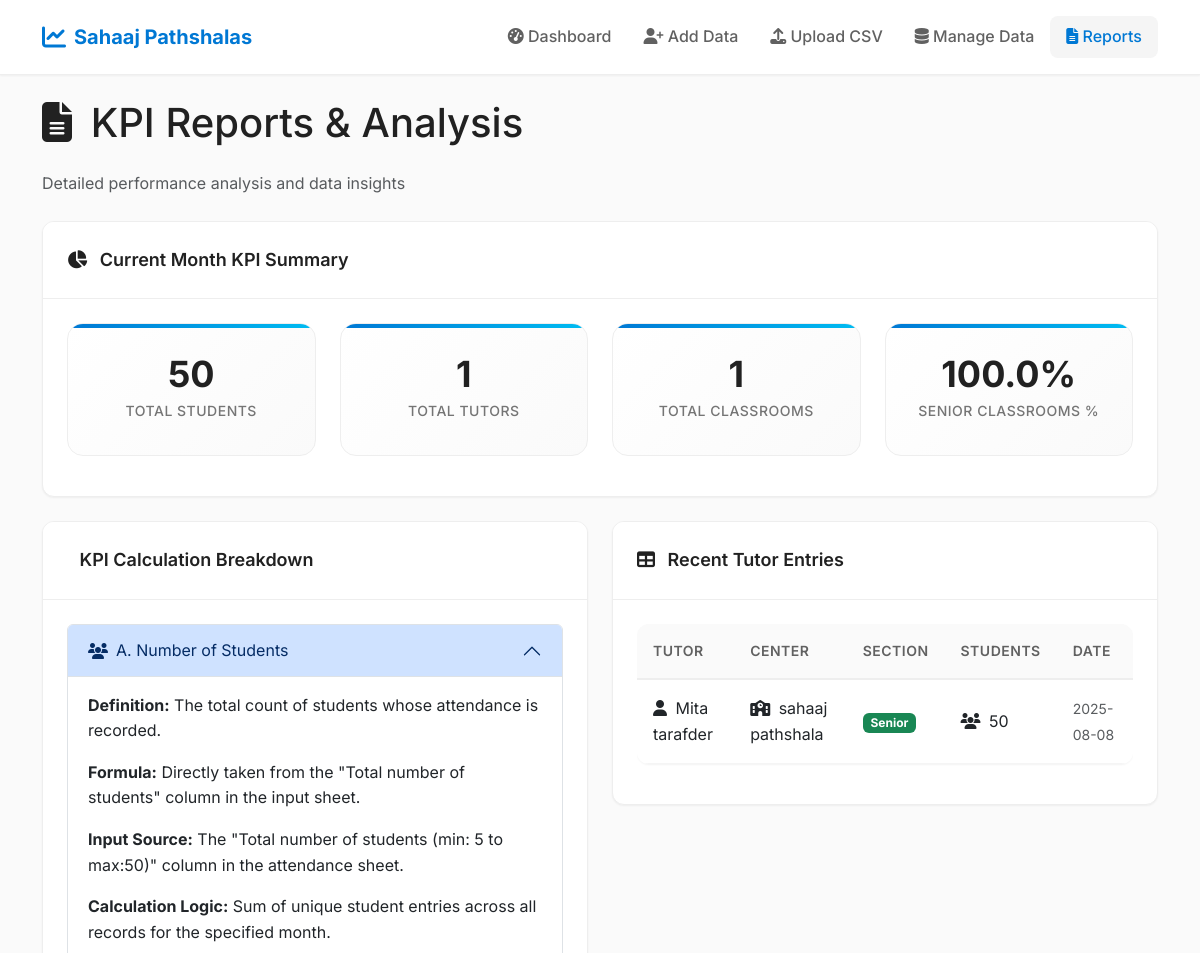
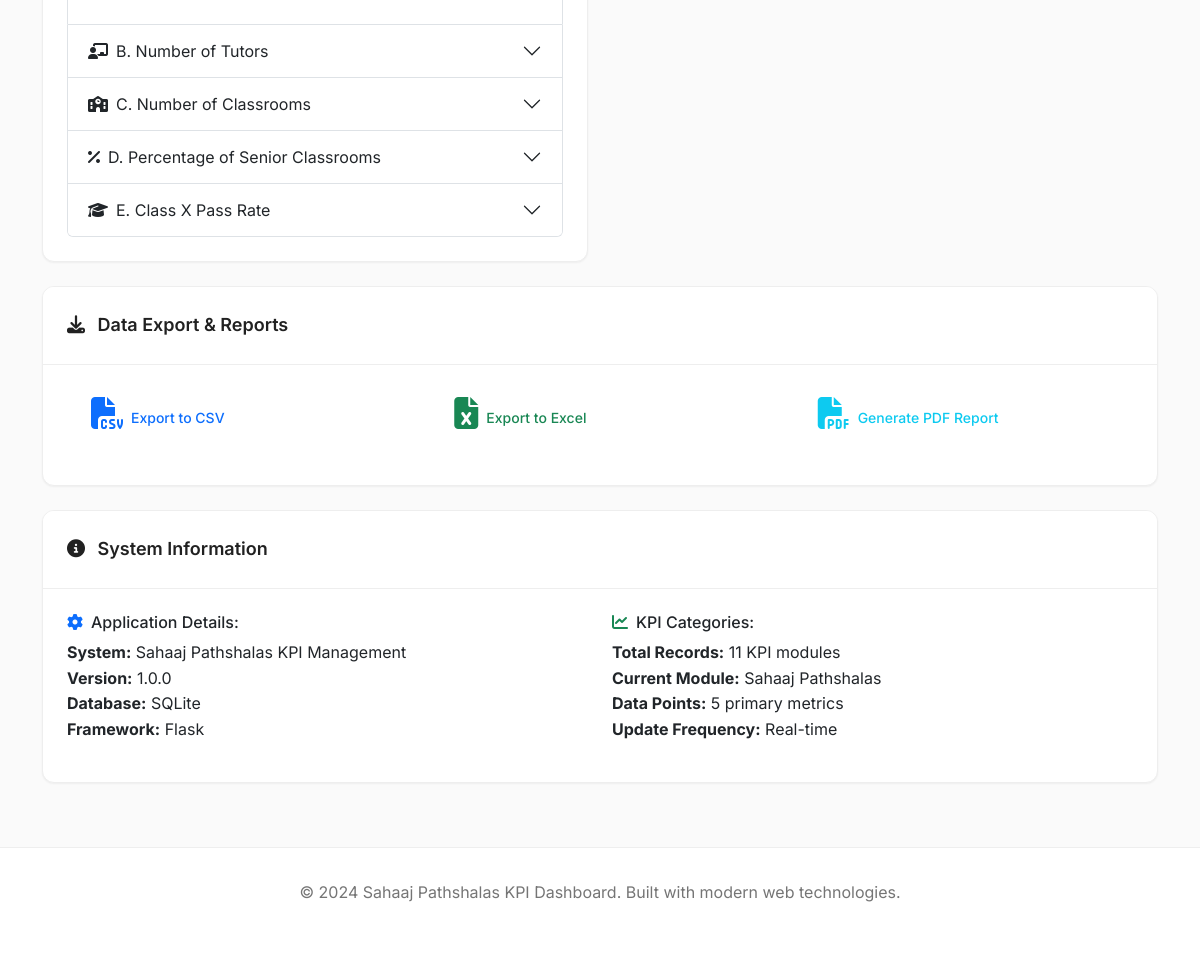
Page /reports on the committed database (2 pictures, top to bottom).
### app.py (models this page shows, shortened)
class Tutor(db.Model):
    id = db.Column(db.Integer, primary_key=True)
    name = db.Column(db.String(100), nullable=False)
    center_name = db.Column(db.String(100), nullable=False)
    section = db.Column(db.String(20), nullable=False)  # Junior, Senior, Both
    total_students = db.Column(db.Integer, nullable=False)
    attendance_date = db.Column(db.Date, nullable=False)
    created_at = db.Column(db.DateTime, default=datetime.utcnow)

### app.py (the view)
@app.route('/reports')
def reports():
    current_date = datetime.now()
    current_kpis = calculate_kpis(current_date.month, current_date.year)
    recent_tutors = Tutor.query.order_by(Tutor.created_at.desc()).limit(10).all()
    return render_template('reports.html', current_kpis=current_kpis, recent_tutors=recent_tutors)

### templates/reports.html (shortened to what this page needs)
{% extends "base.html" %}
{% block content %}
<div class="row">
    <div class="col-12">
        <h1 class="mb-4">
            <i class="fas fa-file-alt me-2"></i>
            KPI Reports & Analysis
        </h1>
        <p class="text-muted mb-4">Detailed performance analysis and data insights</p>
    </div>
</div>
<div class="row mb-4">
    <div class="col-12">
        <div class="card">
            <div class="card-header">
                <i class="fas fa-chart-pie me-2"></i>
                Current Month KPI Summary
            </div>
            <div class="card-body">
                {% if current_kpis %}
                <div class="row">
                    <div class="col-md-3 text-center mb-3">
                        <div class="kpi-card">
                            <div class="kpi-value">{{ current_kpis.total_students }}</div>
                            <div class="kpi-label">Total Students</div>
                        </div>
                    </div>
                    <div class="col-md-3 text-center mb-3">
                        <div class="kpi-card">
                            <div class="kpi-value">{{ current_kpis.total_tutors }}</div>
                            <div class="kpi-label">Total Tutors</div>
                        </div>
                    </div>
                    <div class="col-md-3 text-center mb-3">
                        <div class="kpi-card">
                            <div class="kpi-value">{{ current_kpis.total_classrooms }}</div>
                            <div class="kpi-label">Total Classrooms</div>
                        </div>
                    </div>
                    <div class="col-md-3 text-center mb-3">
                        <div class="kpi-card">
                            <div class="kpi-value">{{ current_kpis.senior_classroom_percentage }}%</div>
                            <div class="kpi-label">Senior Classrooms %</div>
                        </div>
                    </div>
                </div>
                {% else %}
                <div class="text-center text-muted">
                    <i class="fas fa-chart-line fa-3x mb-3"></i>
                    <h5>No data available for current month</h5>
                    <p>Start by adding tutor data or uploading CSV files</p>
                </div>
                {% endif %}
            </div>
        </div>
    </div>
</div>
<div class="row">
    <div class="col-lg-6 mb-4">
        <div class="card">
            <div class="card-header">
                KPI Calculation Breakdown
            </div>
            <div class="card-body">
                <div class="accordion" id="kpiAccordion">
                    <div class="accordion-item">
                        <h2 class="accordion-header">
                            <button class="accordion-button" type="button" data-bs-toggle="collapse" data-bs-target="#kpi1">
                                <i class="fas fa-users me-2"></i>
                                A. Number of Students
                            </button>
                        </h2>
                        <div id="kpi1" class="accordion-collapse collapse show" data-bs-parent="#kpiAccordion">
                            <div class="accordion-body">
                                <p><strong>Definition:</strong> The total count of students whose attendance is recorded.</p>
                                <p><strong>Formula:</strong> Directly taken from the "Total number of students" column in the input sheet.</p>
                                <p><strong>Input Source:</strong> The "Total number of students (min: 5 to max:50)" column in the attendance sheet.</p>
                                <p><strong>Calculation Logic:</strong> Sum of unique student entries across all records for the specified month.</p>
                            </div>
                        </div>
                    </div>
                    <div class="accordion-item">
                        <h2 class="accordion-header">
                            <button class="accordion-button collapsed" type="button" data-bs-toggle="collapse" data-bs-target="#kpi2">
                                <i class="fas fa-chalkboard-teacher me-2"></i>
                                B. Number of Tutors
                            </button>
                        </h2>
                    </div>
                    <div class="accordion-item">
                        <h2 class="accordion-header">
                            <button class="accordion-button collapsed" type="button" data-bs-toggle="collapse" data-bs-target="#kpi3">
                                <i class="fas fa-school me-2"></i>
                                C. Number of Classrooms
                            </button>
                        </h2>
                    </div>
                    <div class="accordion-item">
                        <h2 class="accordion-header">
                            <button class="accordion-button collapsed" type="button" data-bs-toggle="collapse" data-bs-target="#kpi4">
                                <i class="fas fa-percentage me-2"></i>
                                D. Percentage of Senior Classrooms
                            </button>
                        </h2>
                    </div>
                    <div class="accordion-item">
                        <h2 class="accordion-header">
                            <button class="accordion-button collapsed" type="button" data-bs-toggle="collapse" data-bs-target="#kpi5">
                                <i class="fas fa-graduation-cap me-2"></i>
                                E. Class X Pass Rate
                            </button>
                        </h2>
                    </div>
                </div>
            </div>
        </div>
    </div>
    <div class="col-lg-6 mb-4">
        <div class="card">
            <div class="card-header">
                <i class="fas fa-table me-2"></i>
                Recent Tutor Entries
            </div>
            <div class="card-body">
                {% if recent_tutors %}
                <div class="table-responsive">
                    <table class="table table-hover">
                        <thead>
                            <tr>
                                <th>Tutor</th>
                                <th>Center</th>
                                <th>Section</th>
                                <th>Students</th>
                                <th>Date</th>
                            </tr>
                        </thead>
                        <tbody>
                            {% for tutor in recent_tutors %}
                            <tr>
                                <td>
                                    <i class="fas fa-user me-1"></i>
                                    {{ tutor.name }}
                                </td>
                                <td>
                                    <i class="fas fa-school me-1"></i>
                                    {{ tutor.center_name }}
                                </td>
                                <td>
                                    <span class="badge bg-{{ 'primary' if tutor.section == 'Junior' else 'success' if tutor.section == 'Senior' else 'warning' }}">
                                        {{ tutor.section }}
                                    </span>
                                </td>
                                <td>
                                    <i class="fas fa-users me-1"></i>
                                    {{ tutor.total_students }}
                                </td>
                                <td>
                                    <small class="text-muted">
                                        {{ tutor.attendance_date.strftime('%Y-%m-%d') }}
                                    </small>
                                </td>
                            </tr>
                            {% endfor %}
                        </tbody>
                    </table>
                </div>
                {% else %}
                <div class="text-center text-muted">
                    <i class="fas fa-inbox fa-3x mb-3"></i>
                    <h5>No recent entries</h5>
                    <p>Start by adding tutor data</p>
                </div>
                {% endif %}
            </div>
        </div>
    </div>
</div>
<div class="row">
    <div class="col-12">
        <div class="card">
            <div class="card-header">
                <i class="fas fa-download me-2"></i>
                Data Export & Reports
            </div>
            <div class="card-body">
                <div class="row">
                    <div class="col-md-4 text-center mb-3">
                        <button class="btn btn-outline-primary btn-lg w-100" onclick="exportData('csv')">
                            <i class="fas fa-file-csv mb-2 d-block" style="font-size: 2rem;"></i>
                            Export to CSV
                        </button>
                    </div>
                    <div class="col-md-4 text-center mb-3">
                        <button class="btn btn-outline-success btn-lg w-100" onclick="exportData('excel')">
                            <i class="fas fa-file-excel mb-2 d-block" style="font-size: 2rem;"></i>
                            Export to Excel
                        </button>
                    </div>
                    <div class="col-md-4 text-center mb-3">
                        <button class="btn btn-outline-info btn-lg w-100" onclick="generateReport()">
                            <i class="fas fa-file-pdf mb-2 d-block" style="font-size: 2rem;"></i>
                            Generate PDF Report
                        </button>
                    </div>
                </div>
            </div>
        </div>
    </div>
</div>
<div class="row mt-4">
    <div class="col-12">
        <div class="card">
            <div class="card-header">
                <i class="fas fa-info-circle me-2"></i>
                System Information
            </div>
            <div class="card-body">
                <div class="row">
                    <div class="col-md-6">
                        <h6><i class="fas fa-cog text-primary me-2"></i>Application Details:</h6>
                        <ul class="list-unstyled">
                            <li><strong>System:</strong> Sahaaj Pathshalas KPI Management</li>
                            <li><strong>Version:</strong> 1.0.0</li>
                            <li><strong>Database:</strong> SQLite</li>
                            <li><strong>Framework:</strong> Flask</li>
                        </ul>
                    </div>
                    <div class="col-md-6">
                        <h6><i class="fas fa-chart-line text-success me-2"></i>KPI Categories:</h6>
                        <ul class="list-unstyled">
                            <li><strong>Total Records:</strong> 11 KPI modules</li>
                            <li><strong>Current Module:</strong> Sahaaj Pathshalas</li>
                            <li><strong>Data Points:</strong> 5 primary metrics</li>
                            <li><strong>Update Frequency:</strong> Real-time</li>
                        </ul>
                    </div>
                </div>
            </div>
        </div>
    </div>
</div>
{% endblock %}

### templates/base.html (style rules this page uses)
:root { --primary-color: #0078d4; --primary-hover: #106ebe; --secondary-color: #107c10; --accent-color: #00bcf2; --success-color: #107c10; --warning-color: #ff8c00; --error-color: #d13438; --white: #ffffff; --gray-50: #fafafa; --gray-100: #f5f5f5; --gray-200: #eeeeee; --gray-300: #e0e0e0; --gray-400: #bdbdbd; --gray-500: #9e9e9e; --gray-600: #757575; --gray-700: #616161; --gray-800: #424242; --gray-900: #212121; --font-family: 'Inter', -apple-system, BlinkMacSystemFont, 'Segoe UI', Roboto, sans-serif; --font-size-xs: 0.75rem; --font-size-sm: 0.875rem; --font-size-base: 1rem; --font-size-lg: 1.125rem; --font-size-xl: 1.25rem; --font-size-2xl: 1.5rem; --font-size-3xl: 1.875rem; --font-size-4xl: 2.25rem; --spacing-xs: 0.25rem; --spacing-sm: 0.5rem; --spacing-md: 1rem; --spacing-lg: 1.5rem; --spacing-xl: 2rem; --spacing-2xl: 3rem; --spacing-3xl: 4rem; --shadow-sm: 0 1px 2px 0 rgba(0, 0, 0, 0.05); --shadow-md: 0 4px 6px -1px rgba(0, 0, 0, 0.1), 0 2px 4px -1px rgba(0, 0, 0, 0.06); --shadow-lg: 0 10px 15px -3px rgba(0, 0, 0, 0.1), 0 4px 6px -2px rgba(0, 0, 0, 0.05); --shadow-xl: 0 20px 25px -5px rgba(0, 0, 0, 0.1), 0 10px 10px -5px rgba(0, 0, 0, 0.04); --radius-sm: 0.375rem; --radius-md: 0.5rem; --radius-lg: 0.75rem; --radius-xl: 1rem; --transition-fast: 150ms ease-in-out; --transition-normal: 250ms ease-in-out; --transition-slow: 350ms ease-in-out; }
* { margin: 0; padding: 0; box-sizing: border-box; }
body { font-family: var(--font-family); font-size: var(--font-size-base); line-height: 1.6; color: var(--gray-900); background-color: var(--gray-50); -webkit-font-smoothing: antialiased; -moz-osx-font-smoothing: grayscale; }
.card { background: var(--white); border: 1px solid var(--gray-200); border-radius: var(--radius-lg); box-shadow: var(--shadow-sm); transition: all var(--transition-normal); overflow: hidden; }
.card-header { background: var(--white); border-bottom: 1px solid var(--gray-200); padding: var(--spacing-lg); font-weight: 600; font-size: var(--font-size-lg); color: var(--gray-900); }
.card-body { padding: var(--spacing-lg); }
.kpi-card { background: linear-gradient(135deg, var(--white) 0%, var(--gray-50) 100%); border: 1px solid var(--gray-200); border-radius: var(--radius-xl); padding: var(--spacing-xl); text-align: center; transition: all var(--transition-normal); position: relative; overflow: hidden; }
.kpi-card::before { content: ''; position: absolute; top: 0; left: 0; right: 0; height: 4px; background: linear-gradient(90deg, var(--primary-color), var(--accent-color)); }
.kpi-value { font-size: var(--font-size-4xl); font-weight: 700; color: var(--gray-900); margin-bottom: var(--spacing-sm); line-height: 1; }
.kpi-label { font-size: var(--font-size-sm); font-weight: 500; color: var(--gray-600); text-transform: uppercase; letter-spacing: 0.5px; }
.btn { font-weight: 500; border-radius: var(--radius-md); padding: var(--spacing-sm) var(--spacing-lg); transition: all var(--transition-fast); border: none; cursor: pointer; display: inline-flex; align-items: center; gap: var(--spacing-sm); text-decoration: none; font-size: var(--font-size-sm); }
.table { background: var(--white); border-radius: var(--radius-lg); overflow: hidden; box-shadow: var(--shadow-sm); }
.table thead th { background: var(--gray-50); border-bottom: 2px solid var(--gray-200); font-weight: 600; color: var(--gray-700); padding: var(--spacing-md); font-size: var(--font-size-sm); text-transform: uppercase; letter-spacing: 0.5px; }
.table tbody td { padding: var(--spacing-md); border-bottom: 1px solid var(--gray-100); vertical-align: middle; }
html { scroll-behavior: smooth; }

### rows in the picture
Tutor: name "Mita tarafder", center_name "sahaaj pathshala", section "Senior", total_students "50", attendance_date "2025-08-08"

### other values in the picture
{{ current_kpis.total_students }} "50"
{{ current_kpis.total_tutors }} "1"
{{ current_kpis.total_classrooms }} "1"
{{ current_kpis.senior_classroom_percentage }} "100.0"
